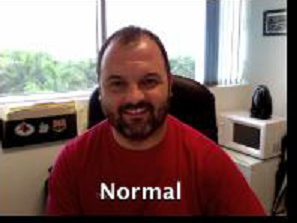
#> input picture 2_Geometric_Transformation/image.png, 297 x 223 px
$ python Image_rotation.py
#> lines starting #> are read from the running program, lines starting #| are printed output that depends on the picture
import cv2
import numpy as np

if __name__ == "__main__":
    img = cv2.imread("image.png")
#> img is the input picture: shape (223, 297, 3); mean B, G, R 102.2, 106.1, 129
    h, w = img.shape[0:2]
#> h = 223; w = 297
    #Xoay 1 góc 45 độ quanh tâm của ảnh cùng chiều kim đồng hồ
    matrix_rotation = cv2.getRotationMatrix2D((int(w / 2), int(h / 2)), 45, scale = 1)
    rotate = cv2.warpAffine(img, matrix_rotation, (w, h))
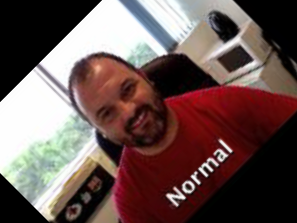
#> rotate: shape (223, 297, 3); mean B, G, R 81.5, 84.5, 106
    cv2.imshow("Before rotation", img)
    cv2.imshow("After rotation", rotate)
    cv2.waitKey(0)
    cv2.destroyAllWindows()
